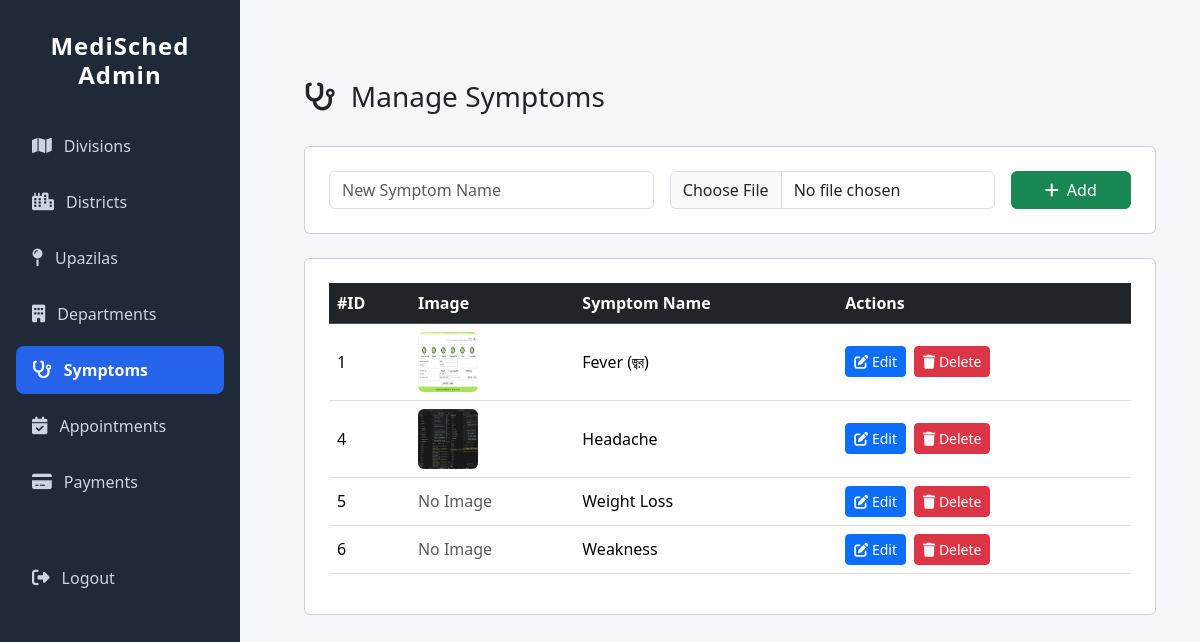
The app's page /adminapp/symptoms/, older data.
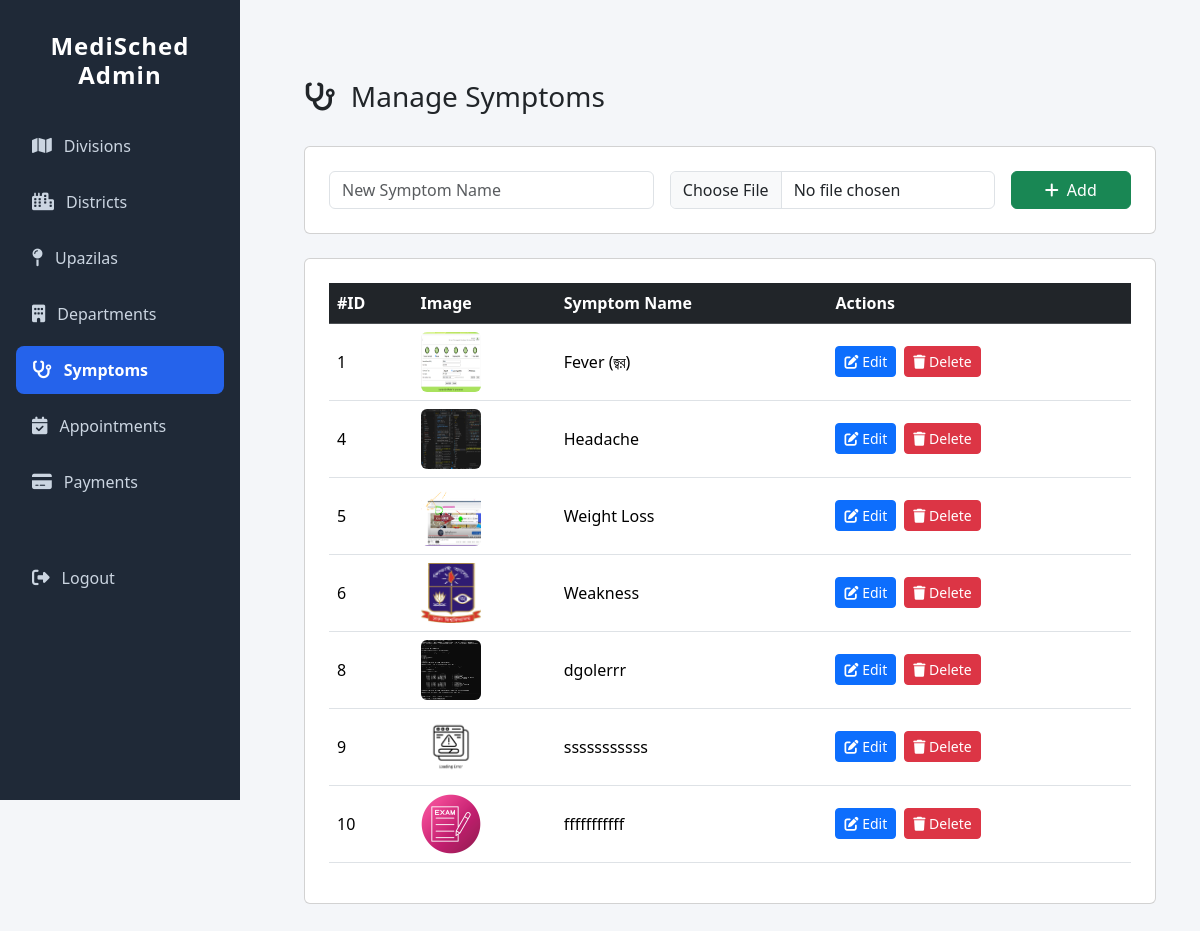
The same page, newer data.
### adminapp/models.py (models this page shows, shortened)
class Symptom(models.Model):
    symptom_name = models.CharField(max_length=100, unique=True)
    symptom_image = models.ImageField(upload_to='symptoms/', blank=True, null=True)

### adminapp/views.py (the view)
# urls.py: path('symptoms/', views.symptom_list, name='symptom_list'),
def symptom_list(request):
    symptoms = Symptom.objects.all()
    return render(request, 'adminapp/symptom_list.html', {'symptoms': symptoms})

### adminapp/templates/adminapp/symptom_list.html (shortened to what this page needs)
{% extends 'adminapp/base_admin.html' %}
{% load static %}
{% block content %}
<div class="container mt-5">
  <div class="d-flex justify-content-between align-items-center mb-4">
    <h3><i class="fa-solid fa-stethoscope me-2"></i> Manage Symptoms</h3>
  </div>
  <div class="card p-4 mb-4">
    <form method="POST" action="{% url 'add_symptom' %}" class="row g-3" enctype="multipart/form-data">
      <div class="col-md-5">
        <input type="text" name="symptom_name" class="form-control" placeholder="New Symptom Name" required>
      </div>
      <div class="col-md-5">
        <input type="file" name="symptom_image" class="form-control" accept="image/*">
      </div>
      <div class="col-md-2 d-grid">
        <button class="btn btn-success"><i class="fa-solid fa-plus me-2"></i>Add</button>
      </div>
    </form>
  </div>
  <div class="card p-4">
    <div class="table-responsive">
      <table class="table table-hover align-middle">
        <thead class="table-dark">
          <tr>
            <th>#ID</th>
            <th>Image</th>
            <th>Symptom Name</th>
            <th>Actions</th>
          </tr>
        </thead>
        <tbody>
          {% for sym in symptoms %}
          <tr>
            <td>{{ sym.id }}</td>
            <td>
              {% if sym.symptom_image %}
              {% if sym.symptom_image %}
    <img src="{{ sym.symptom_image.url }}" alt="{{ sym.symptom_name }}" width="60" height="60" class="rounded">
{% else %}
    <img src="{% static 'img/no-image.png' %}" alt="No image" width="60" height="60" class="rounded">
{% endif %}
              {% else %}
                <span class="text-muted">No Image</span>
              {% endif %}
            </td>
            <td>{{ sym.symptom_name }}</td>
            <td>
              <div class="d-flex gap-2">
                <a href="{% url 'edit_symptom' sym.id %}" class="btn btn-primary btn-sm">
                  <i class="fa-solid fa-pen-to-square"></i> Edit
                </a>
                <a href="{% url 'delete_symptom' sym.id %}" class="btn btn-danger btn-sm">
                  <i class="fa-solid fa-trash"></i> Delete
                </a>
              </div>
            </td>
          </tr>
          {% empty %}
          <tr>
            <td colspan="4" class="text-center text-muted">No symptoms found. Add a new symptom above.</td>
          </tr>
          {% endfor %}
        </tbody>
      </table>
    </div>
  </div>
</div>
{% endblock %}

### adminapp/templates/adminapp/base_admin.html (shortened to what this page needs)
{% load static %}
<!DOCTYPE html>
<html lang="en">
<head>
  <link href="https://cdn.jsdelivr.net/npm/bootstrap@5.3.3/dist/css/bootstrap.min.css" rel="stylesheet">
  <link href="https://cdnjs.cloudflare.com/ajax/libs/font-awesome/6.5.0/css/all.min.css" rel="stylesheet">
</head>
<body>
<div class="d-flex">
  <div class="sidebar">
    <h4>MediSched Admin</h4>
<a href="{% url 'division_list' %}" class="{% if request.resolver_match.url_name|slice:'0:8' == 'division' %}active{% endif %}">
      <i class="fa-solid fa-map"></i> Divisions
    </a>
    <a href="{% url 'district_list' %}" class="{% if request.resolver_match.url_name == 'district_list' %}active{% endif %}">
      <i class="fa-solid fa-city"></i> Districts
    </a>
    <a href="{% url 'upazila_list' %}" class="{% if request.resolver_match.url_name == 'upazila_list' %}active{% endif %}">
      <i class="fa-solid fa-map-pin"></i> Upazilas
    </a>
    <a href="{% url 'department_list' %}" class="{% if request.resolver_match.url_name == 'department_list' %}active{% endif %}">
      <i class="fa-solid fa-building"></i> Departments
    </a>
    <a href="{% url 'symptom_list' %}" class="{% if request.resolver_match.url_name == 'symptom_list' %}active{% endif %}">
      <i class="fa-solid fa-stethoscope"></i> Symptoms
    </a>
    <a href="{% url 'appointment_list' %}" class="{% if request.resolver_match.url_name == 'appointment_list' %}active{% endif %}">
      <i class="fa-solid fa-calendar-check"></i> Appointments
    </a>
    <a href="{% url 'payment_list' %}" class="{% if request.resolver_match.url_name == 'payment_list' %}active{% endif %}">
      <i class="fa-solid fa-credit-card"></i> Payments
    </a>
    <a href="{% url 'logout' %}" class="mt-5">
      <i class="fa-solid fa-right-from-bracket"></i> Logout
    </a>
  </div>
  <div class="content flex-grow-1">
    {% block content %}
    {% endblock %}
  </div>
</div>
</body>
</html>

### adminapp/templates/adminapp/base_admin.html (style rules this page uses)
body { background-color: #f4f6f9; font-family: 'Segoe UI', Tahoma, Geneva, Verdana, sans-serif; }
.sidebar { height: 100vh; width: 240px; background: #1f2937; color: #fff; position: fixed; padding: 2rem 1rem; }
.sidebar h4 { text-align: center; margin-bottom: 2rem; font-weight: 700; letter-spacing: 1px; }
.sidebar a { display: flex; align-items: center; padding: 0.75rem 1rem; color: #cbd5e1; border-radius: 0.5rem; margin-bottom: 0.5rem; transition: all 0.3s; text-decoration: none; font-weight: 500; }
.sidebar a i { margin-right: 0.75rem; font-size: 1.1rem; }
.sidebar a.active { background: #2563eb; color: #fff !important; font-weight: 600; transform: none; }
.sidebar a.active i { color: #fff; }
.content { margin-left: 260px; padding: 2rem; }

Row changes from the older to the newer data that the page shows:
changed Symptom "Weight Loss": symptom_image: picture added; no longer shows "No Image"
changed Symptom "Weakness": symptom_image: picture added; no longer shows "No Image"
added Symptom: id "8", symptom_image (picture), symptom_name "dgolerrr"
added Symptom: id "9", symptom_image (picture), symptom_name "sssssssssss"
added Symptom: id "10", symptom_image (picture), symptom_name "fffffffffff"
